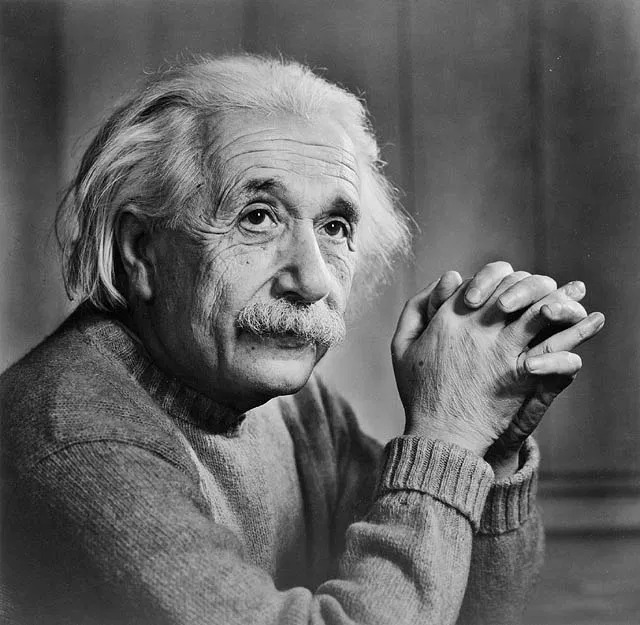
#> input picture einstein.jpg, 640 x 625 px, found by its file name
$ jupyter execute --allow-errors cvi2-ee20b119.ipynb   (shell and % lines are left out)
#> lines starting #> are read from the running program, lines starting #| are printed output that depends on the picture; pictures that were not available may be replaced by others from this repository, and a replacement may not be noted
[cell 1]
import cv2
from matplotlib import pyplot as plt
import math
image = cv2.imread('/content/einstein.jpg')
#> image is the input picture: shape (625, 640, 3); min 0, max 255, mean 98
image2=cv2.imread('/content/einstein2.png')
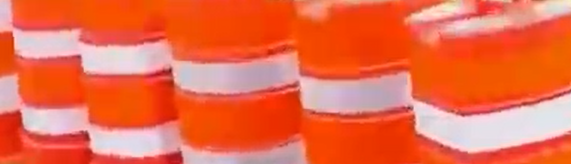
#> input picture b2.png, 571 x 164 px, given in place of einstein2.png, which was not available
#> image2 is the input picture: shape (164, 571, 3); mean B, G, R 75.9, 108.3, 235.2
image3=cv2.imread('/content/einstein3.png')
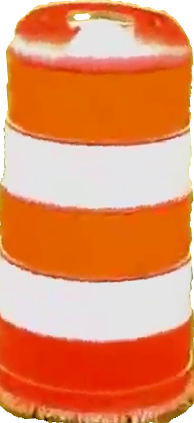
#> input picture barrel.png, 194 x 423 px, given in place of einstein3.png, which was not available
#> image3 is the input picture: shape (423, 194, 3); mean B, G, R 98.3, 142, 228.4
#> (the rest of this cell did not finish here and is left out)

[cell 2]
import cv2
from matplotlib import pyplot as plt
import numpy as np
roi = cv2.imread('/content/barrel.jpg')
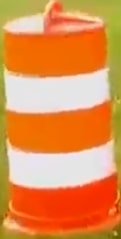
#> input picture Barrel.jpg, 121 x 239 px, found by its file name
#> roi is the input picture: shape (239, 121, 3); mean B, G, R 81.6, 144.6, 224.5
hsv = cv2.cvtColor(roi,cv2.COLOR_BGR2HSV)
#> hsv: shape (239, 121, 3); mean H, S, V 27.3, 163.1, 224.9
target=cv2.VideoCapture('https://youtu.be/A9BVr7kltl8')
#> (the rest of this cell did not finish here and is left out)
